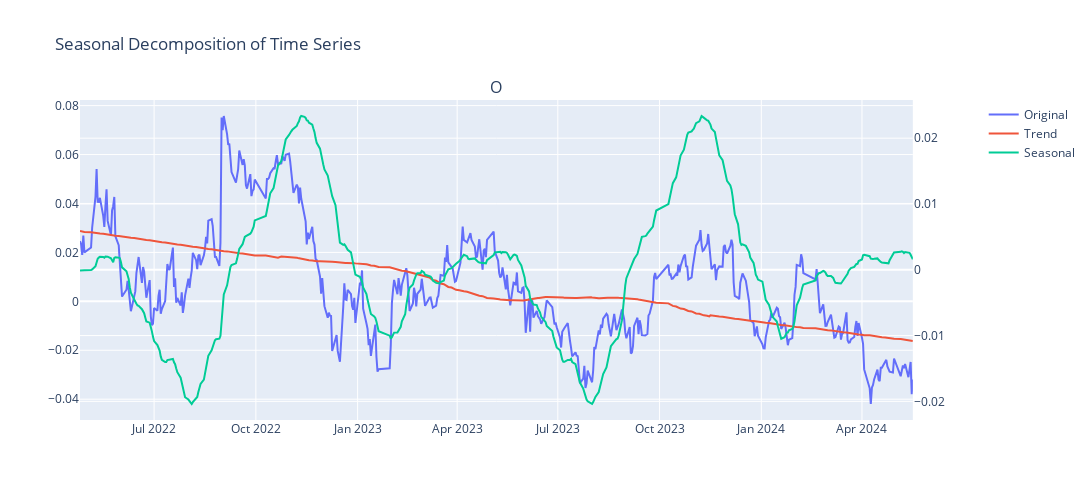

Notebook code for this chart:
### Code cell
# 获取数据
# name = '收盘价_smooth'
name = '基差率'
# data = rb.get_data(name)
data = chart_manager.indicators[name].data
# 将date列设为索引
# data.set_index('date', inplace=True)

# 确保数据按照日期排序
# data = data.sort_index()

# 设置数据频率为每日，并处理非交易日的缺失值
# data = data.asfreq('D')
# data[name] = data[name].interpolate(method='time')

result = seasonal_decompose(data[name].dropna(), model='additive', period=240, two_sided=True, extrapolate_trend='freq')

# 季节性曲线平滑
# 构建卡尔曼滤波器
kf = KalmanFilter(
    initial_state_mean=0,
    n_dim_obs=1,
    transition_matrices=[1],
    observation_matrices=[1],
    transition_covariance=0.1 * np.eye(1),  # 过程噪声协方差矩阵Q
    observation_covariance=1 * np.eye(1)   # 测量噪声协方差矩阵R
)# 调整平滑程度：增大Q会减少平滑程度，增大R会增加平滑程度
kf.transition_covariance *= 1  # 例如，减小Q来增加平滑
kf.observation_covariance *= 20  # 例如，增大R来增加平滑
state_means, _ = kf.filter(result.seasonal)
data_smoothed = pd.Series(state_means.flatten(), index=data['date'])

# 创建子图
specs = [[{"secondary_y": True}] for _ in range(1)]
fig = make_subplots(rows=1, cols=1, shared_xaxes=True, specs=specs, subplot_titles=('Original and Trend Data'), vertical_spacing=0.02)

# 添加原始数据图表和趋势数据到第一个子图
fig.add_trace(go.Scatter(x=data['date'], y=data[name], mode='lines', name='Original'), row=1, col=1)
fig.add_trace(go.Scatter(x=data['date'], y=result.trend, mode='lines', name='Trend'), row=1, col=1)

# 添加季节性数据到第二个子图
fig.add_trace(go.Scatter(x=data['date'], y=data_smoothed, mode='lines', name='Seasonal'), row=1, col=1, secondary_y=True)

# 添加残差数据到第二个子图，使用散点图表示
# fig.add_trace(go.Scatter(x=data.index, y=result.resid, mode='markers', name='Residual'), row=2, col=1, secondary_y=False)

# 更新布局设置
fig.update_layout(height=1600, width=800, title_text="Seasonal Decomposition of Time Series", showlegend=True)
fig.update_xaxes(title_text="Date", row=2, col=1)  # Add x-axis label to the last chart for clarity
# fig.update_yaxes(range=[-1000, 1000], row=1, col=1, secondary_y=True)
fig.update_layout(
    # autosize=True,
    width=1600,
    height=500,
)

# 显示图表
fig.show()

### Figure 1 — Plotly figure (JSON) as saved in the notebook; plotly's stock layout.template omitted (floating-point values rounded to 4 significant figures; data arrays with more than 128 entries replaced by an {"elided": "..."} marker saying what was removed)
{"data": [{"mode": "lines", "name": "Original", "type": "scatter", "x": {"elided": "500 str values"}, "xaxis": "x", "y": {"elided": "500 float values"}, "yaxis": "y"}, {"mode": "lines", "name": "Trend", "type": "scatter", "x": {"elided": "500 str values"}, "xaxis": "x", "y": {"elided": "500 float values"}, "yaxis": "y"}, {"mode": "lines", "name": "Seasonal", "type": "scatter", "x": {"elided": "500 str values"}, "xaxis": "x", "y": {"elided": "500 float values"}, "yaxis": "y2"}], "layout": {"annotations": [{"font": {"size": 16}, "showarrow": false, "text": "O", "x": 0.47, "xanchor": "center", "xref": "paper", "y": 1, "yanchor": "bottom", "yref": "paper"}], "height": 500, "showlegend": true, "title": {"text": "Seasonal Decomposition of Time Series"}, "width": 1600, "xaxis": {"anchor": "y", "domain": [0, 0.94]}, "yaxis": {"anchor": "x", "domain": [0, 1]}, "yaxis2": {"anchor": "x", "overlaying": "y", "side": "right"}}}
